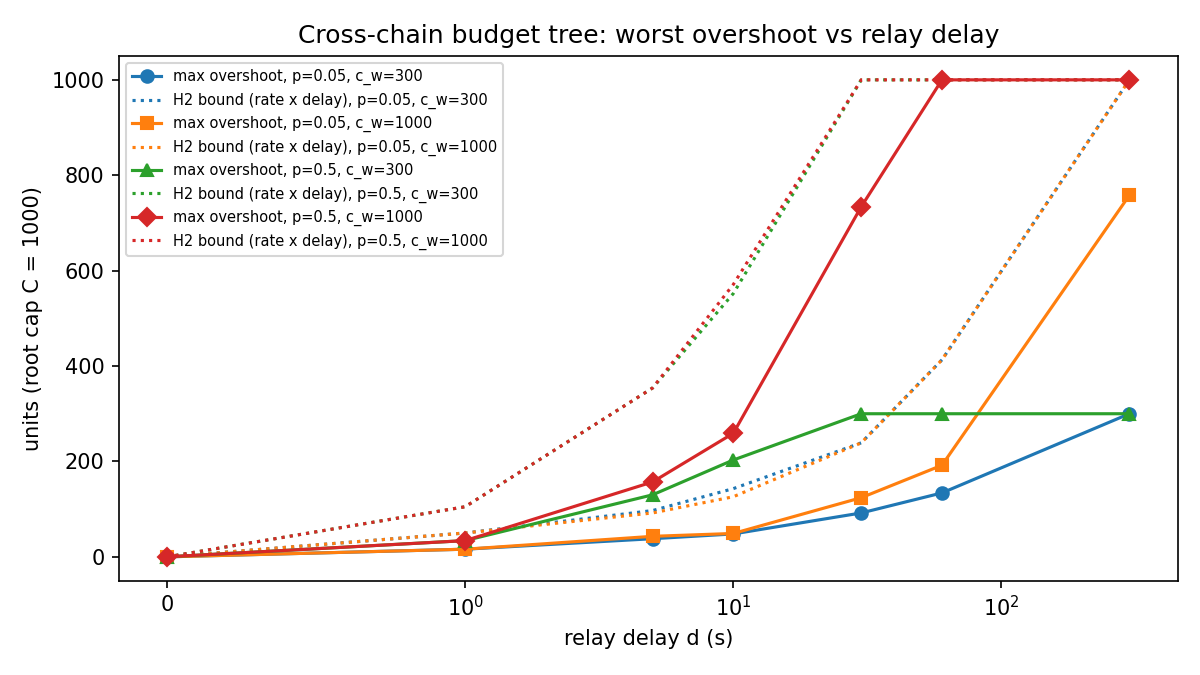
#> input picture sim/overshoot.png, 1200 x 675 px
$ python -i make_fuji_video.py   (imports and definitions only)
#> lines starting #> are read from the running program, lines starting #| are printed output that depends on the picture
"""Render the Foliant demo video: title card, a terminal replaying the real Fuji run, closing card.

    python demo/make_fuji_video.py              # writes frames to demo/video/frames
    ffmpeg -framerate 30 -i demo/video/frames/f%05d.png -i narration.mp3 \
           -af "highpass=f=80,afftdn=nf=-25,loudnorm=I=-16:TP=-1.5" \
           -c:v libx264 -crf 20 -pix_fmt yuv420p -movflags +faststart \
           -c:a aac -b:a 160k -shortest demo/video/foliant-fuji-voiced.mp4

The reveal is timed to the narration in demo/video/fuji-script.md: MARKS maps a time in the
voiceover to the number of terminal lines shown by then. Re-time by editing MARKS, which was
derived from the script's character counts and checked against the pauses ffmpeg's silencedetect
found in the recording.
"""
import io, math, os, sys
import cairosvg
from PIL import Image, ImageDraw, ImageFont

W, H, FPS = 1920, 1080, 30
OUT = os.environ.get("FOLIANT_VIDEO_OUT", "demo/video/frames")
BG, PANEL, LINE, INK = (15, 27, 45), (24, 39, 66), (42, 58, 88), (246, 245, 240)
MUTED, DIM, ACCENT, SOFT = (184, 196, 214), (138, 151, 171), (47, 128, 237), (127, 176, 245)
GREEN, AMBER = (126, 200, 154), (232, 178, 94)

F = "/usr/share/fonts/truetype/dejavu/"
mono = lambda s: ImageFont.truetype(F + "DejaVuSansMono.ttf", s)
monob = lambda s: ImageFont.truetype(F + "DejaVuSansMono-Bold.ttf", s)
sans = lambda s: ImageFont.truetype(F + "DejaVuSans.ttf", s)
sansb = lambda s: ImageFont.truetype(F + "DejaVuSans-Bold.ttf", s)

# [2 lines not run here, left out]

# the real run, trimmed of the blank lines, with a colour per line
T = (INK,); M = (MUTED,); D = (DIM,); A = (SOFT,); G = (GREEN,); R = (AMBER,)
def L(text, col=MUTED, bold=False): return (text, col, bold)
SCRIPT = [
  L("$ pip install \"foliant-protocol[chain]\" httpx", DIM),
  L("$ curl -fsSLO .../examples/try_fuji.py", DIM),
  L("$ python try_fuji.py", INK, True),
  L(""),
  L("Foliant - https://fuji.foliant.network", MUTED),
  L(""),
  L("1. Ask the server what it offers", INK, True),
  L("   network   avalanche-fuji (chain id 43113)", MUTED),
  L("   price     0.10 per call", MUTED),
  L(""),
  L("2. Get a key and ask the tap to fund it", INK, True),
  L("   address   0xEEa9e3ce99ee0F003ecd6fC22CB4495A06336624", MUTED),
  L("   funded: testnet.snowtrace.io/tx/0x9ee24e43db0b...", SOFT),
  L("   funded: testnet.snowtrace.io/tx/0x677fe8c7b3d7...", SOFT),
  L("   holding   0.02 AVAX for gas, 1,000.00 tokens to spend", MUTED),
  L(""),
  L("3. Register the orchestrator's account", INK, True),
  L("   policy    500.00 per payment, 2,000.00 per hour", GREEN, True),
  L("   registered: testnet.snowtrace.io/tx/0xfe6d1b09c23f...", SOFT),
  L("   deposited:  testnet.snowtrace.io/tx/0x6f4a1b235f67...", SOFT),
  L(""),
  L("4. Give a worker its own budget inside the orchestrator's", INK, True),
  L("   policy    20.00 per payment, 60.00 per hour", GREEN, True),
  L("   delegated: testnet.snowtrace.io/tx/0x9487ff6f1214...", SOFT),
  L("   worker    funded with 60.00 tokens", MUTED),
  L(""),
  L("5. Commit the worker's budget to the pool - one transaction", INK, True),
  L("   joined: testnet.snowtrace.io/tx/0x92d8c2582bf4...", SOFT),
  L("   committed 20.00 - this is the payment the policy checks", MUTED),
  L(""),
  L("6. Make 25 paid API calls - none of these touch the chain", INK, True),
  L("   call 1   paid 0.10, answered 'call 1'", MUTED),
  L("   call 2   paid 0.10, answered 'call 2'", MUTED),
  L("   call 3   paid 0.10, answered 'call 3'", MUTED),
  L("   ...", MUTED),
  L("   call 25  paid 0.10, answered 'call 25'", MUTED),
  L("   25 signed receipts, 2.50 paid, and 0 transactions sent", GREEN, True),
  L(""),
  L("7. Try to commit more than the worker's budget allows", INK, True),
  L("   refused by the contract:", MUTED),
  L("   PolicyViolation: amount exceeds per_tx_max", AMBER, True),
  L("   nothing sent, no gas spent", MUTED),
  L(""),
  L("8. Settlement - one transaction for the whole session", INK, True),
  L("   25 calls settled in one transaction", GREEN, True),
]
# line index reached by each narration paragraph's end (timing model validated against the audio)
MARKS = [(1.4,0),(13.1,0),(16.0,0),(21.8,15),(27.5,20),(35.8,25),(43.1,29),(52.8,37),
         (57.6,41),(67.7,42),(71.6,45),(76.4,45),(82.9,45),(84.9,45)]

def ease(x): return 1 - (1 - x) ** 3

# [24 lines left out: functions at, card, not called in this run]

def terminal(d, t):
    """The terminal panel, sliding in and revealing the run."""
    if t < 13.0: return
    a = min(1.0, (t - 13.0) / 1.8)
    x0, y0, x1, y1 = 150, int(120 + (1 - ease(a)) * 80), W - 150, H - 150
    def c(col): return tuple(int(BG[i] + (col[i] - BG[i]) * a) for i in range(3))
    d.rounded_rectangle([x0, y0, x1, y1], 14, fill=c(PANEL), outline=c(LINE), width=2)
    d.rounded_rectangle([x0, y0, x1, y0 + 44], 14, fill=c(LINE))
    d.rectangle([x0, y0 + 30, x1, y0 + 44], fill=c(LINE))
    for i, dot in enumerate(((235, 110, 100), (232, 190, 100), (126, 200, 154))):
        d.ellipse([x0 + 22 + i * 26, y0 + 15, x0 + 34 + i * 26, y0 + 27], fill=c(dot))
    d.text((x0 + 120, y0 + 12), "try_fuji.py - fuji.foliant.network", font=mono(19), fill=c(DIM))

    n = at(t); shown = SCRIPT[:math.ceil(n)]
    fm, fb, lh = mono(25), monob(25), 33
    total = len(shown) * lh
    avail = (y1 - y0 - 80)
    scroll = max(0, total - avail)
    yy = y0 + 64 - scroll
    for i, (text, col, bold) in enumerate(shown):
        if not text: yy += lh; continue
        la = 1.0
        if i == len(shown) - 1: la = min(1.0, (n - int(n)) * 2.2 + 0.15)
        if yy > y0 + 40 and yy < y1 - 30:
            cc = tuple(int(PANEL[k] + (col[k] - PANEL[k]) * la * a) for k in range(3))
            d.text((x0 + 44, yy), text, font=fb if bold else fm, fill=cc)
        yy += lh

# [23 lines left out: function closing, not called in this run]

def frame(i):
    t = i / FPS
    im = Image.new("RGB", (W, H), BG)
    d = ImageDraw.Draw(im); d._image = im
    terminal(d, t); card(d, t); closing(d, t)
    return im

# [8 lines not run here, left out]

>>> import cv2
>>> picture = cv2.imread('../sim/overshoot.png', cv2.IMREAD_GRAYSCALE)
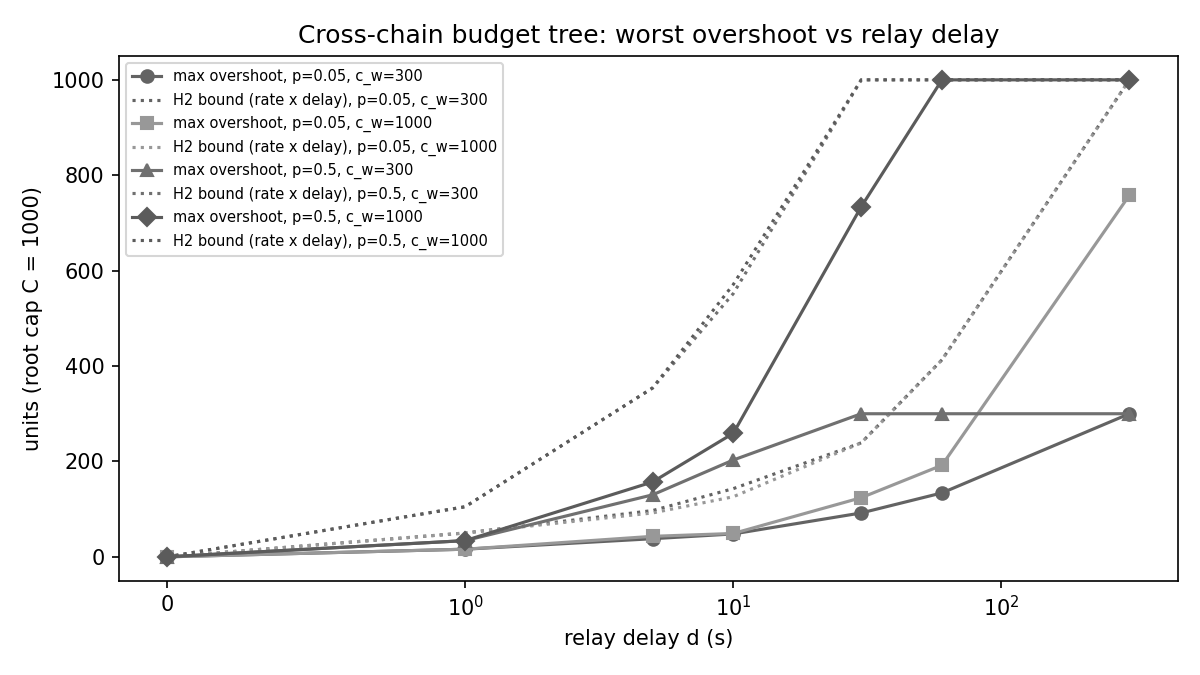
#> picture: shape (675, 1200); min 0, max 255, mean 245.8
>>> result = frame(picture)
#> in frame, `im = Image.new("RGB", (W, H), BG)`:
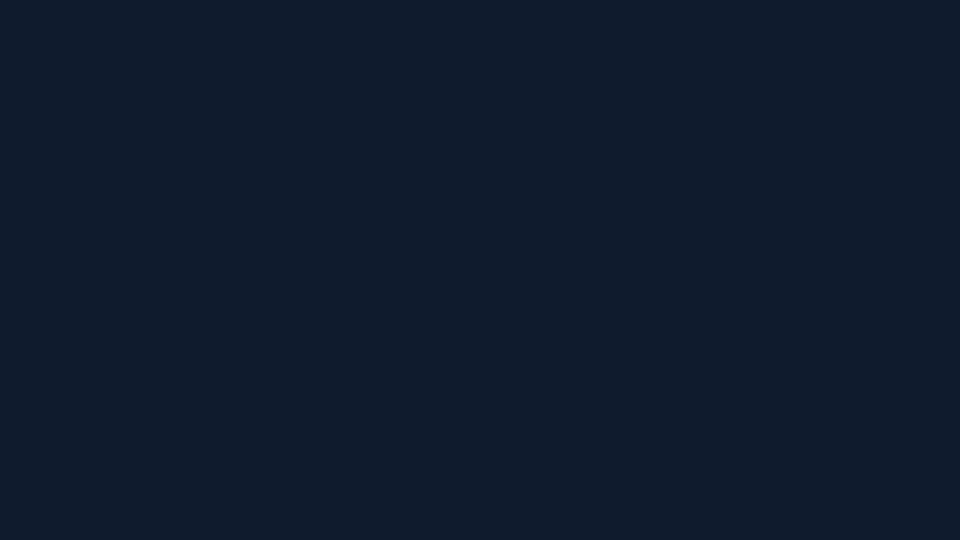
#> im: PIL image 1920x1080 RGB (shown at 1/2 size); mean R, G, B 15, 27, 45
#> (the run stopped early here; a loop or call above may not have finished)
